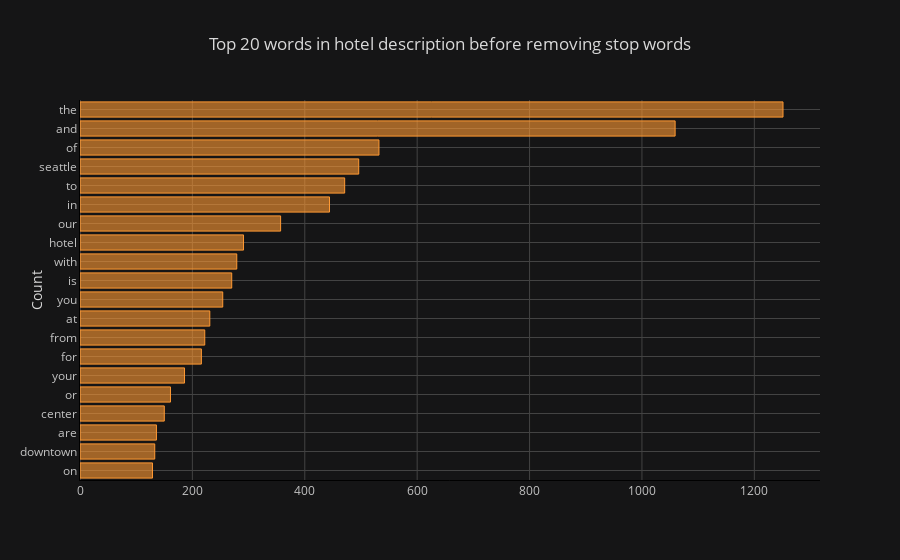

The notebook cell this image was saved under:
### Markdown cell above
### Token (vocabulary) Frequency Distribution Before Removing Stop Words

### Code cell
def get_top_n_words(corpus, n=None):
    vec = CountVectorizer().fit(corpus)
    #get a matrix of 1 and 0. If the word is present, value is 1 else it is 0
    bag_of_words = vec.transform(corpus)   
    sum_words = bag_of_words.sum(axis=0) 
    words_freq = [(word, sum_words[0, idx]) for word, idx in vec.vocabulary_.items()]
    words_freq =sorted(words_freq, key = lambda x: x[1], reverse=True)
    return words_freq[:n]
common_words = get_top_n_words(df['Description'], 20)
df1 = pd.DataFrame(common_words, columns = ['desc' , 'count'])
df1.groupby('desc').sum()['count'].sort_values().iplot(kind='barh', yTitle='Count', linecolor='black', title='Top 20 words in hotel description before removing stop words')

### Figure 1 — Plotly figure (JSON) as saved in the notebook; plotly's stock layout.template omitted (floating-point values rounded to 4 significant figures)
{"data": [{"marker": {"color": "rgba(255, 153, 51, 0.6)", "line": {"color": "rgba(255, 153, 51, 1.0)", "width": 1}}, "name": "count", "orientation": "h", "text": "", "type": "bar", "uid": "36824cbb-cee5-4c47-9612-de001a7b5463", "x": [129, 133, 136, 150, 161, 186, 216, 222, 231, 254, 270, 279, 291, 357, 444, 471, 496, 532, 1059, 1251], "y": ["on", "downtown", "are", "center", "or", "your", "for", "from", "at", "you", "is", "with", "hotel", "our", "in", "to", "seattle", "of", "and", "the"]}], "layout": {"legend": {"bgcolor": "#151516", "font": {"color": "#D9D9D9"}}, "paper_bgcolor": "#151516", "plot_bgcolor": "#151516", "title": {"font": {"color": "#D9D9D9"}, "text": "Top 20 words in hotel description before removing stop words"}, "xaxis": {"gridcolor": "#434343", "linecolor": "black", "showgrid": true, "tickfont": {"color": "#C2C2C2"}, "title": {"font": {"color": "#D9D9D9"}, "text": ""}, "zerolinecolor": "#666570"}, "yaxis": {"gridcolor": "#434343", "linecolor": "black", "showgrid": true, "tickfont": {"color": "#C2C2C2"}, "title": {"font": {"color": "#D9D9D9"}, "text": "Count"}, "zerolinecolor": "#666570"}}}
